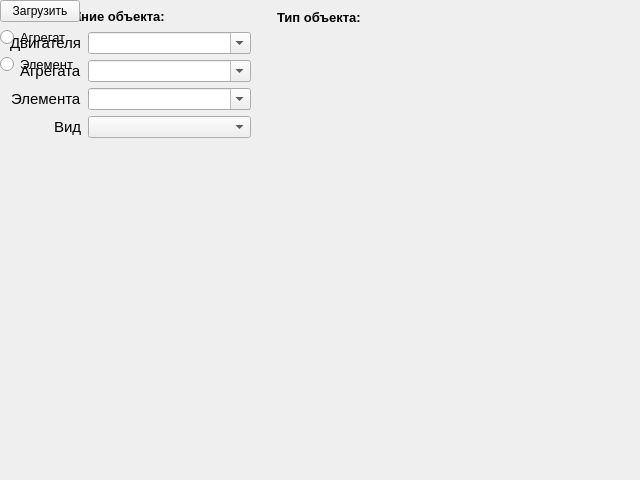
<?xml version="1.0" encoding="UTF-8"?>
<ui version="4.0">
 <class>dw_insert</class>
 <widget class="QWidget" name="dw_insert">
  <property name="geometry">
   <rect>
    <x>0</x>
    <y>0</y>
    <width>640</width>
    <height>480</height>
   </rect>
  </property>
  <property name="font">
   <font>
    <weight>50</weight>
    <italic>false</italic>
    <bold>false</bold>
   </font>
  </property>
  <property name="windowTitle">
   <string>Form</string>
  </property>
  <widget class="QLabel" name="label_6">
   <property name="geometry">
    <rect>
     <x>9</x>
     <y>9</y>
     <width>160</width>
     <height>16</height>
    </rect>
   </property>
   <property name="font">
    <font>
     <family>Arial</family>
     <pointsize>10</pointsize>
     <weight>75</weight>
     <bold>true</bold>
    </font>
   </property>
   <property name="text">
    <string>&lt;html&gt;&lt;head/&gt;&lt;body&gt;&lt;p&gt;Наименование объекта:&lt;/p&gt;&lt;/body&gt;&lt;/html&gt;</string>
   </property>
  </widget>
  <widget class="QLabel" name="label_5">
   <property name="geometry">
    <rect>
     <x>277</x>
     <y>9</y>
     <width>86</width>
     <height>16</height>
    </rect>
   </property>
   <property name="font">
    <font>
     <family>Arial</family>
     <pointsize>10</pointsize>
     <weight>75</weight>
     <bold>true</bold>
    </font>
   </property>
   <property name="text">
    <string>Тип объекта:</string>
   </property>
  </widget>
  <widget class="QWidget" name="">
   <property name="geometry">
    <rect>
     <x>10</x>
     <y>32</y>
     <width>241</width>
     <height>106</height>
    </rect>
   </property>
   <layout class="QHBoxLayout" name="horizontalLayout_2">
    <item>
     <layout class="QVBoxLayout" name="verticalLayout_2">
      <item alignment="Qt::AlignRight">
       <widget class="QLabel" name="lb_engine">
        <property name="font">
         <font>
          <family>Arial</family>
          <pointsize>11</pointsize>
         </font>
        </property>
        <property name="text">
         <string>Двигателя</string>
        </property>
       </widget>
      </item>
      <item alignment="Qt::AlignRight">
       <widget class="QLabel" name="lb_aggregate">
        <property name="font">
         <font>
          <family>Arial</family>
          <pointsize>11</pointsize>
         </font>
        </property>
        <property name="text">
         <string>Агрегата</string>
        </property>
       </widget>
      </item>
      <item alignment="Qt::AlignRight">
       <widget class="QLabel" name="lb_unit">
        <property name="font">
         <font>
          <family>Arial</family>
          <pointsize>11</pointsize>
         </font>
        </property>
        <property name="text">
         <string>Элемента</string>
        </property>
       </widget>
      </item>
      <item alignment="Qt::AlignRight">
       <widget class="QLabel" name="label_4">
        <property name="font">
         <font>
          <family>Arial</family>
          <pointsize>11</pointsize>
         </font>
        </property>
        <property name="text">
         <string>Вид</string>
        </property>
       </widget>
      </item>
     </layout>
    </item>
    <item>
     <layout class="QVBoxLayout" name="verticalLayout">
      <item>
       <widget class="QComboBox" name="cB_engine">
        <property name="font">
         <font>
          <family>Arial</family>
          <pointsize>9</pointsize>
         </font>
        </property>
        <property name="editable">
         <bool>true</bool>
        </property>
       </widget>
      </item>
      <item>
       <widget class="QComboBox" name="cB_aggregate">
        <property name="font">
         <font>
          <family>Arial</family>
          <pointsize>9</pointsize>
         </font>
        </property>
        <property name="editable">
         <bool>true</bool>
        </property>
       </widget>
      </item>
      <item>
       <widget class="QComboBox" name="cB_unit">
        <property name="font">
         <font>
          <family>Arial</family>
          <pointsize>9</pointsize>
         </font>
        </property>
        <property name="editable">
         <bool>true</bool>
        </property>
       </widget>
      </item>
      <item>
       <widget class="QSplitter" name="splitter">
        <property name="orientation">
         <enum>Qt::Horizontal</enum>
        </property>
        <widget class="QComboBox" name="cB_sight">
         <property name="font">
          <font>
           <family>Arial</family>
           <pointsize>9</pointsize>
          </font>
         </property>
         <property name="editable">
          <bool>false</bool>
         </property>
        </widget>
       </widget>
      </item>
     </layout>
    </item>
   </layout>
  </widget>
  <widget class="QWidget" name="">
   <layout class="QVBoxLayout" name="verticalLayout_3" stretch="0,0,0,0">
    <item>
     <widget class="QRadioButton" name="rB_engine">
      <property name="font">
       <font>
        <family>Arial</family>
        <pointsize>10</pointsize>
       </font>
      </property>
      <property name="text">
       <string>Двигатель</string>
      </property>
     </widget>
    </item>
    <item>
     <widget class="QRadioButton" name="rB_aggregate">
      <property name="font">
       <font>
        <family>Arial</family>
        <pointsize>10</pointsize>
       </font>
      </property>
      <property name="text">
       <string>Агрегат</string>
      </property>
     </widget>
    </item>
    <item>
     <widget class="QRadioButton" name="rB_unit">
      <property name="font">
       <font>
        <family>Arial</family>
        <pointsize>10</pointsize>
       </font>
      </property>
      <property name="text">
       <string>Элемент</string>
      </property>
     </widget>
    </item>
    <item>
     <spacer name="horizontalSpacer_4">
      <property name="orientation">
       <enum>Qt::Horizontal</enum>
      </property>
      <property name="sizeHint" stdset="0">
       <size>
        <width>40</width>
        <height>20</height>
       </size>
      </property>
     </spacer>
    </item>
   </layout>
  </widget>
  <widget class="QWidget" name="">
   <layout class="QHBoxLayout" name="horizontalLayout">
    <item>
     <widget class="QPushButton" name="pB_DownLoad">
      <property name="text">
       <string>Загрузить</string>
      </property>
     </widget>
    </item>
    <item>
     <spacer name="horizontalSpacer">
      <property name="orientation">
       <enum>Qt::Horizontal</enum>
      </property>
      <property name="sizeHint" stdset="0">
       <size>
        <width>40</width>
        <height>20</height>
       </size>
      </property>
     </spacer>
    </item>
   </layout>
  </widget>
 </widget>
 <resources/>
 <connections/>
</ui>
